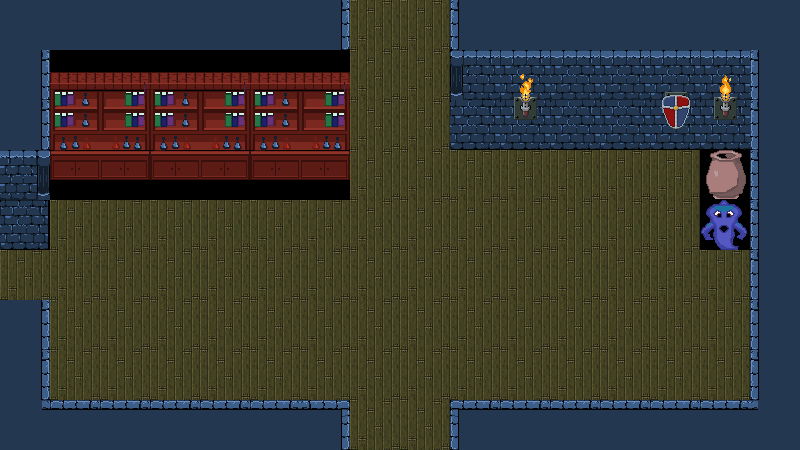

This is a level from a 2D game, rendered from its Tiled map with the project's own tilesets. A one-line summary and the complete map file follow:
An orthogonal 16x9 tile map with 50x50 px tiles, 1 tile layer (floor), 1 hidden layer not drawn.

<map version="1.8" tiledversion="1.8.4" orientation="orthogonal" renderorder="right-down" compressionlevel="0" width="16" height="9" tilewidth="50" tileheight="50" infinite="0" nextlayerid="4" nextobjectid="1">
 <editorsettings>
  <export target="csv/dungeon-05_floor.csv" format="csv" />
 </editorsettings>
 <tileset firstgid="1" source="tiles.tsx" />
 <layer id="1" name="floor" width="16" height="9">
  <data encoding="csv">
11,11,11,11,11,11,12,72,72,10,11,11,11,11,11,11,
12,44,45,44,45,44,45,72,72,13,69,14,14,58,66,10,
12,50,51,50,51,50,51,72,72,24,70,24,24,59,70,10,
15,46,47,46,47,46,47,72,72,72,72,72,72,72,89,10,
35,72,72,72,72,72,72,72,72,72,72,72,72,72,31,10,
72,72,72,72,72,72,72,72,72,72,72,72,72,72,72,10,
12,72,72,72,72,72,72,72,72,72,72,72,72,72,72,10,
12,72,72,72,72,72,72,72,72,72,72,72,72,72,72,10,
18,8,8,8,8,8,9,72,72,7,8,8,8,8,8,19
</data>
 </layer>
 <layer id="2" name="celing" width="16" height="9" visible="0">
  <data encoding="csv">
1,1,1,1,1,1,1,1,1,1,1,1,1,1,1,1,
1,1,1,1,1,1,1,1,1,1,1,1,1,1,1,1,
1,1,1,1,1,1,1,1,1,1,1,1,1,1,1,1,
1,1,1,1,1,1,1,1,1,1,1,1,1,1,1,1,
1,1,1,1,1,1,1,1,1,1,1,1,1,1,1,1,
1,1,1,1,1,1,1,1,1,1,1,1,1,1,1,1,
1,1,1,1,1,1,1,1,1,1,1,1,1,1,1,1,
1,1,1,1,1,1,1,1,1,1,1,1,1,1,1,1,
1,1,1,1,1,1,1,1,1,1,1,1,1,1,1,1
</data>
 </layer>
</map>
